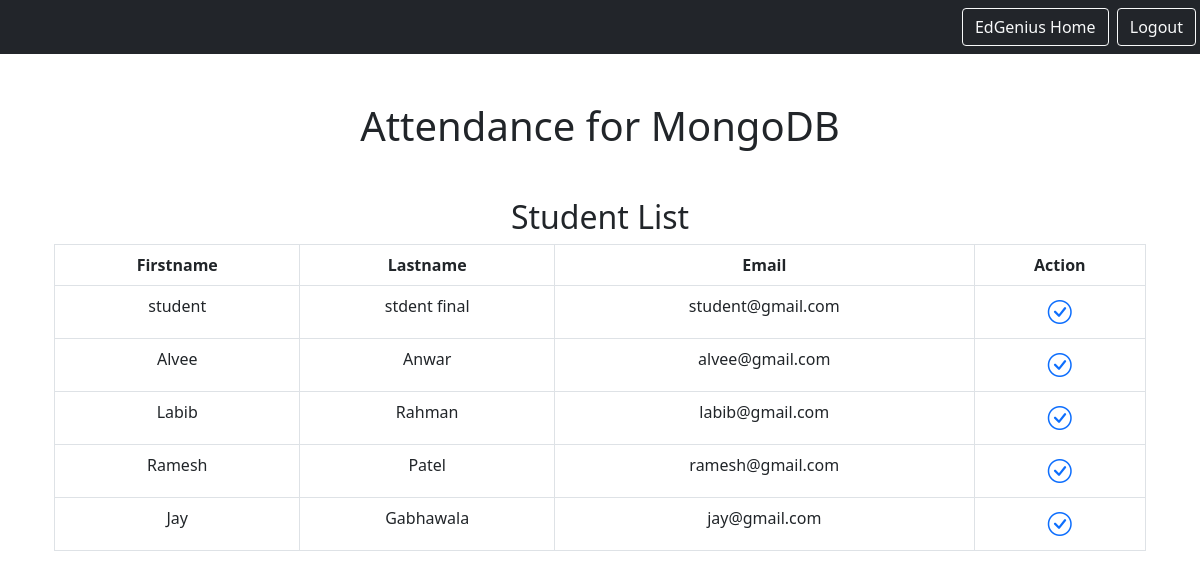
Screenshot of /attendance/MongoDB (signed in) with the database file from the repository.
### EdGeniusApp/models.py (models this page shows, shortened)
class Student(models.Model):
    user = models.OneToOneField(NewUser, on_delete=models.CASCADE, primary_key=True, related_name='student')
    firstname = models.CharField(max_length=50)
    lastname = models.CharField(max_length=50)
    email = models.EmailField(max_length=50)
    membership = models.CharField(max_length=20)

### EdGeniusApp/views.py (the view, shortened to what this page needs)
# urls.py: path('attendance/<str:course_name>', views.student_attendance, name='student_attendance'),
@login_required
def student_attendance(request, course_name):
    student_list = Student.objects.filter(courseenrolled__course__course_name=course_name)
    return render(request, 'EdGeniusApp/attendance.html', {'student_list': student_list, 'course_name': course_name})

### EdGeniusApp/context_processor.py (called while the page is built)
def active_page(request):
    return {'active_page': request.path}

### EdGeniusApp/templates/EdGeniusApp/attendance.html (shortened to what this page needs)
{% extends 'EdGeniusApp/base_instructor.html' %}
{% block body_block %}
<div class="container mt-5">
    <h1>Attendance for {{ course_name }}</h1>
    <h2 class="mt-5">Student List</h2>
</div>
<div class="container mt-2">
    <div class="table-responsive">
        <table class="table table-bordered table-hover">
            <thead>
            <tr>
                <th>Firstname</th>
                <th>Lastname</th>
                <th>Email</th>
                <th style="text-align: center;">Action</th>
            </tr>
            </thead>
            <tbody>
            <form action="{% url 'EdGeniusApp:student_attendance' course_name %}" method="post">
                {% for student in student_list %}
                    <tr>
                        <td>{{ student.firstname }}</td>
                        <td>{{ student.lastname }}</td>
                        <td>{{ student.email }}</td>
                        <td style="text-align: center;">
                            <a href="#editEmployeeModal-{{ forloop.counter }}" class="edit" data-toggle="modal"
                            ><i
                                    class="bi bi-check-circle"
                                    data-toggle="tooltip"
                                    title="Delete"
                                    style="font-size: 1.5rem; text-align: center"
                            ></i
                            ></a>
                        </td>
                    </tr>
                {% endfor %}
            </form>
            </tbody>
        </table>
    </div>
</div>
{% endblock %}

### EdGeniusApp/templates/EdGeniusApp/base_instructor.html (shortened to what this page needs)
<!DOCTYPE html>
{% load static %}
<html lang="en">
<head>
    <link href="https://cdn.jsdelivr.net/npm/bootstrap@5.0.1/dist/css/bootstrap.min.css" rel="stylesheet">
    <link
            rel="stylesheet"
            href="https://stackpath.bootstrapcdn.com/bootstrap/5.0.0-alpha1/css/bootstrap.min.css"
    />
    <link
            rel="stylesheet"
            href="https://cdn.jsdelivr.net/npm/bootstrap-icons@1.10.5/font/bootstrap-icons.css"
    />
</head>
<body>
    <nav class="navbar navbar-dark" style="background: #22252A;">
        <div class="ms-auto">
            {% if user.is_authenticated %}
                <a href="{% url 'EdGeniusApp:instructor_home'%}" class="btn btn-outline-light me-1"> EdGenius Home</a>
                <a href="{% url 'EdGeniusApp:logout' %}" class="btn btn-outline-light me-1">Logout</a>
            {% else %}
                <a href="{% url 'EdGeniusApp:login' %}" class='btn btn-outline-light me-1'>Login</a>
                <a href="{% url 'EdGeniusApp:signup' %}" class='btn btn-outline-light me-1'>Signup</a>
            {% endif %}
        </div>
    </nav>
    <div class="my-5 text-center container">
        {% block body_block %}
        {% endblock %}
    </div>
</body>
</html>

### rows the page displays
Student: firstname "student", lastname "stdent final", email "student@gmail.com"
Student: firstname "Alvee", lastname "Anwar", email "alvee@gmail.com"
Student: firstname "Labib", lastname "Rahman", email "labib@gmail.com"
Student: firstname "Ramesh", lastname "Patel", email "ramesh@gmail.com"
Student: firstname "Jay", lastname "Gabhawala", email "jay@gmail.com"

### other values shown
{{ course_name }} "MongoDB"
